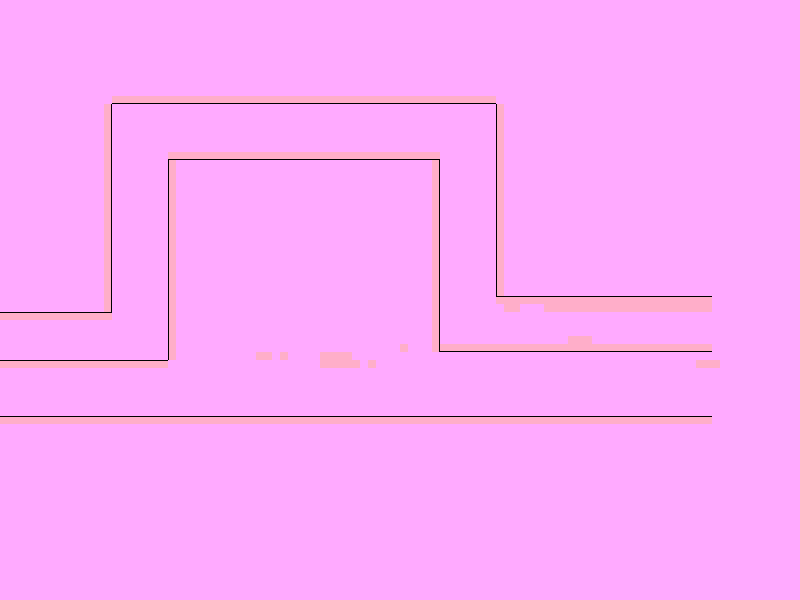

A level layout from a 2D game, rendered from its tile map. Below: a short description, then the map file with tile-grid data replaced by summaries:
An orthogonal 100x75 tile map with 8x8 px tiles, 1 tile layer (Tile Layer 1).

<map version="1.0" orientation="orthogonal" width="100" height="75" tilewidth="8" tileheight="8" backgroundcolor="#ffaaff">
 <tileset firstgid="1" name="path1" tilewidth="8" tileheight="8">
  <image source="path1.png" trans="ffaec9" width="275" height="202" />
 </tileset>
 <layer name="Tile Layer 1" width="100" height="75">
  <data>[7500 cells, 409 non-empty, 5 distinct tile ids]</data>
 </layer>
</map>